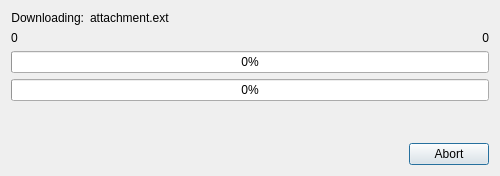
<?xml version="1.0" encoding="UTF-8"?>
<ui version="4.0">
 <class>ProgressDialog</class>
 <widget class="QDialog" name="ProgressDialog">
  <property name="windowModality">
   <enum>Qt::WindowModal</enum>
  </property>
  <property name="geometry">
   <rect>
    <x>0</x>
    <y>0</y>
    <width>500</width>
    <height>176</height>
   </rect>
  </property>
  <property name="windowTitle">
   <string>Updating Resources</string>
  </property>
  <property name="sizeGripEnabled">
   <bool>false</bool>
  </property>
  <property name="modal">
   <bool>true</bool>
  </property>
  <layout class="QVBoxLayout" name="verticalLayout">
   <item>
    <layout class="QHBoxLayout" name="horizontalLayout_2">
     <item>
      <widget class="QLabel" name="label_2">
       <property name="text">
        <string>Downloading:</string>
       </property>
       <property name="alignment">
        <set>Qt::AlignRight|Qt::AlignTrailing|Qt::AlignVCenter</set>
       </property>
      </widget>
     </item>
     <item>
      <widget class="QLabel" name="nameLabel">
       <property name="sizePolicy">
        <sizepolicy hsizetype="Expanding" vsizetype="Preferred">
         <horstretch>0</horstretch>
         <verstretch>0</verstretch>
        </sizepolicy>
       </property>
       <property name="text">
        <string>attachment.ext</string>
       </property>
      </widget>
     </item>
    </layout>
   </item>
   <item>
    <layout class="QHBoxLayout" name="horizontalLayout_3">
     <item>
      <widget class="QLabel" name="infoLabel">
       <property name="text">
        <string>0</string>
       </property>
      </widget>
     </item>
     <item>
      <widget class="QLabel" name="countLabel">
       <property name="text">
        <string>0</string>
       </property>
       <property name="alignment">
        <set>Qt::AlignRight|Qt::AlignTrailing|Qt::AlignVCenter</set>
       </property>
      </widget>
     </item>
    </layout>
   </item>
   <item>
    <widget class="QProgressBar" name="currentProgressBar">
     <property name="value">
      <number>0</number>
     </property>
    </widget>
   </item>
   <item>
    <widget class="QProgressBar" name="totalProgressBar">
     <property name="value">
      <number>0</number>
     </property>
    </widget>
   </item>
   <item>
    <spacer name="verticalSpacer_2">
     <property name="orientation">
      <enum>Qt::Vertical</enum>
     </property>
     <property name="sizeHint" stdset="0">
      <size>
       <width>20</width>
       <height>21</height>
      </size>
     </property>
    </spacer>
   </item>
   <item>
    <layout class="QHBoxLayout" name="horizontalLayout">
     <item>
      <spacer name="horizontalSpacer">
       <property name="orientation">
        <enum>Qt::Horizontal</enum>
       </property>
       <property name="sizeHint" stdset="0">
        <size>
         <width>40</width>
         <height>20</height>
        </size>
       </property>
      </spacer>
     </item>
     <item>
      <widget class="QPushButton" name="abortButton">
       <property name="text">
        <string>Abort</string>
       </property>
      </widget>
     </item>
    </layout>
   </item>
  </layout>
 </widget>
 <resources/>
 <connections>
  <connection>
   <sender>abortButton</sender>
   <signal>clicked()</signal>
   <receiver>ProgressDialog</receiver>
   <slot>reject()</slot>
   <hints>
    <hint type="sourcelabel">
     <x>448</x>
     <y>143</y>
    </hint>
    <hint type="destinationlabel">
     <x>490</x>
     <y>7</y>
    </hint>
   </hints>
  </connection>
 </connections>
</ui>
